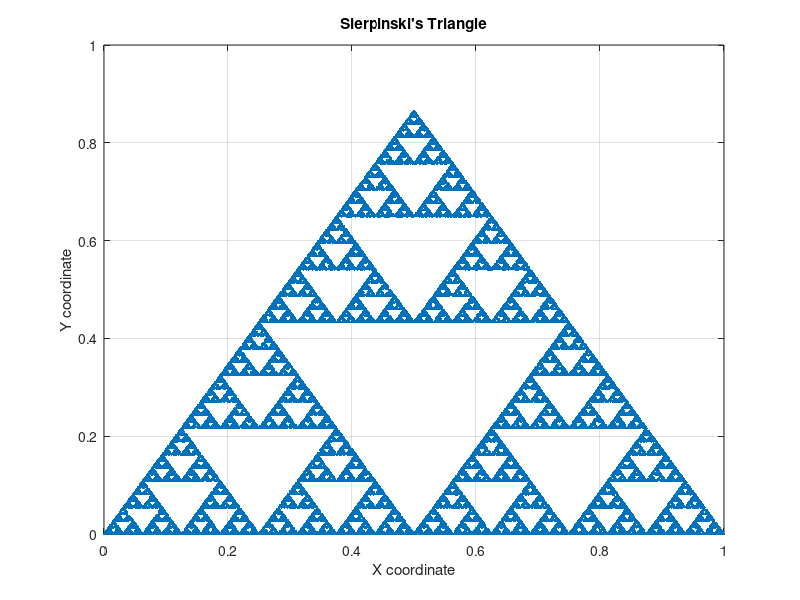

MATLAB code for this plot:
clear;
clc;
N = 50000; % Number of points
a = 0;     % initial abscissa
b = 0;     % initial ordinate
m = 1;     % Section ratio (m:n)
n = 1;
x = zeros(1,N);
y = zeros(1,N);
x(1)=a;
y(1)=b;
z = randi([1,3],1,N)
for i=2:N
    if(z(i)==1)
        x(i) = m*x(i-1)/(m+n);
        y(i) = m*y(i-1)/(m+n);
    else 
        if(z(i)==2)
            x(i) = (m*x(i-1)+n)/(m+n);
            y(i) = (m*y(i-1))/(m+n);
        else
            x(i) = (m*x(i-1)+0.5*n)/(m+n);
            y(i) = (m*y(i-1)+0.866*n)/(m+n);
        end
    end
end

plot(x,y,'.')
xlabel("X coordinate")
ylabel("Y coordinate")
title("Sierpinski's Triangle")
grid on